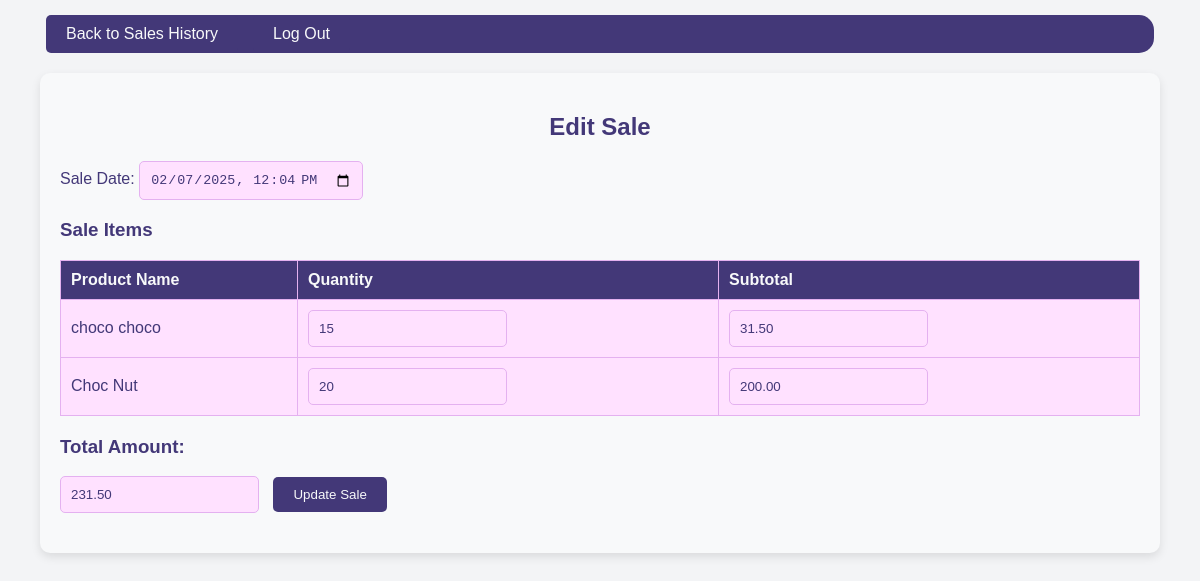
Page /edit-sale.php?sale_id=10 on the committed database.
### tables this page shows
CREATE TABLE `sales` (
  `sale_id` int(11) NOT NULL,
  `user_id` int(11) DEFAULT NULL,
  `sale_date` datetime NOT NULL,
  `total_amount` decimal(10,2) NOT NULL
);

CREATE TABLE `sale_items` (
  `sale_item_id` int(11) NOT NULL,
  `sale_id` int(11) NOT NULL,
  `product_id` int(11) NOT NULL,
  `quantity` int(11) NOT NULL,
  `subtotal` decimal(10,2) NOT NULL
);

CREATE TABLE `inventory` (
  `product_id` int(11) NOT NULL,
  `name` varchar(100) NOT NULL,
  `description` text DEFAULT NULL,
  `price` decimal(10,2) NOT NULL,
  `quantity` int(11) NOT NULL
);

### edit-sale.php (the view, shortened to what this page needs)
<?php
require_once 'include/Database-connector.php';
$sale_id = intval($_GET['sale_id']);
$saleQuery = $conn->prepare("SELECT sale_id, sale_date, total_amount FROM sales WHERE sale_id = ?");
$saleQuery->bind_param("i", $sale_id);
$saleQuery->execute();
$saleResult = $saleQuery->get_result();
$sale = $saleResult->fetch_assoc();
$itemQuery = $conn->prepare("SELECT si.sale_item_id, i.name, si.quantity, si.subtotal, i.price
                             FROM sale_items si
                             JOIN inventory i ON si.product_id = i.product_id
                             WHERE si.sale_id = ?");
$itemQuery->bind_param("i", $sale_id);
$itemQuery->execute();
$items = $itemQuery->get_result();
?>
<!DOCTYPE html>
<html lang="en">
<head>
    <link rel="stylesheet" href="/css/account-management.css">
</head>
<body>
    <header>
        <div class="navbar-cashier">
            <a href="sales-history.php">Back to Sales History</a>
            <a href="logout.php">Log Out</a>
        </div>
    </header>
    <div class="container">
        <h2>Edit Sale</h2>
        <form action="edit-sale.php?sale_id=<?php echo $sale_id; ?>" method="post">
            <label for="sale_date">Sale Date:</label>
            <input type="datetime-local" name="sale_date" id="sale_date"
                   value="<?php echo date('Y-m-d\TH:i', strtotime($sale['sale_date'])); ?>" required>
            <h3>Sale Items</h3>
            <table>
                <thead>
                    <tr>
                        <th>Product Name</th>
                        <th>Quantity</th>
                        <th>Subtotal</th>
                    </tr>
                </thead>
                <tbody>
                    <?php while ($row = $items->fetch_assoc()): ?>
                        <tr>
                            <td><?php echo htmlspecialchars($row['name']); ?></td>
                            <td>
                                <input type="number" name="items[<?php echo $row['sale_item_id']; ?>][quantity]"
                                       value="<?php echo $row['quantity']; ?>" min="1" required
                                       oninput="updateSubtotal(this)">
                            </td>
                            <td>
                                <input type="text" class="subtotal" name="items[<?php echo $row['sale_item_id']; ?>][subtotal]"
                                       value="<?php echo number_format($row['subtotal'], 2); ?>" readonly>
                            </td>
                        </tr>
                    <?php endwhile; ?>
                </tbody>
            </table>
            <h3>Total Amount:</h3>
            <input type="text" id="total_amount" name="total_amount" value="<?php echo number_format($sale['total_amount'], 2); ?>" readonly>
            <button type="submit">Update Sale</button>
        </form>
    </div>
</body>
</html>

### css/account-management.css (style rules this page uses)
:root { --primary-dark: rgb(67, 56, 120); --primary: rgb(126, 96, 191); --secondary: rgb(228, 177, 240); --accent: rgb(255, 225, 255); --font-color: #fff; --font-light: #f8f9fa; --bg-color: #f3f4f6; --error: #ff0000; --success: #00ff00; }
body { font-family: Arial, sans-serif; background-color: var(--bg-color); color: var(--primary-dark); margin: 0; padding: 0; }
.container { width: 90%; max-width: 1200px; margin: 20px auto; padding: 20px; background-color: var(--font-light); border-radius: 10px; box-shadow: 0 4px 10px rgba(0, 0, 0, 0.1); }
h2 { color: var(--primary-dark); text-align: center; }
form { margin-bottom: 20px; }
form input, form select { padding: 10px; margin-right: 10px; border: 1px solid var(--secondary); border-radius: 5px; background-color: var(--accent); color: var(--primary-dark); }
form button, .navbar-cashier a { padding: 10px 20px; background-color: var(--primary-dark); color: var(--font-light); border: none; border-radius: 5px; cursor: pointer; transition: background-color 0.3s ease; }
table { width: 100%; border-collapse: collapse; margin-bottom: 20px; }
table th, table td { padding: 10px; text-align: left; border: 1px solid var(--secondary); }
table th { background-color: var(--primary-dark); color: var(--font-light); }
table td { background-color: var(--accent); }
.navbar-cashier { background-color: var(--primary-dark); margin: 15px 46px; display: flex; gap: 15px; border-radius: 15px; }
.navbar-cashier a { color: var(--font-light); text-decoration: none; }

### rows in the picture
sales: sale_date "02/07/2025 12:04", total_amount "231.50"
sale_items: product.name "choco choco", quantity "15", subtotal "31.50"
sale_items: product.name "Choc Nut", quantity "20", subtotal "200.00"
